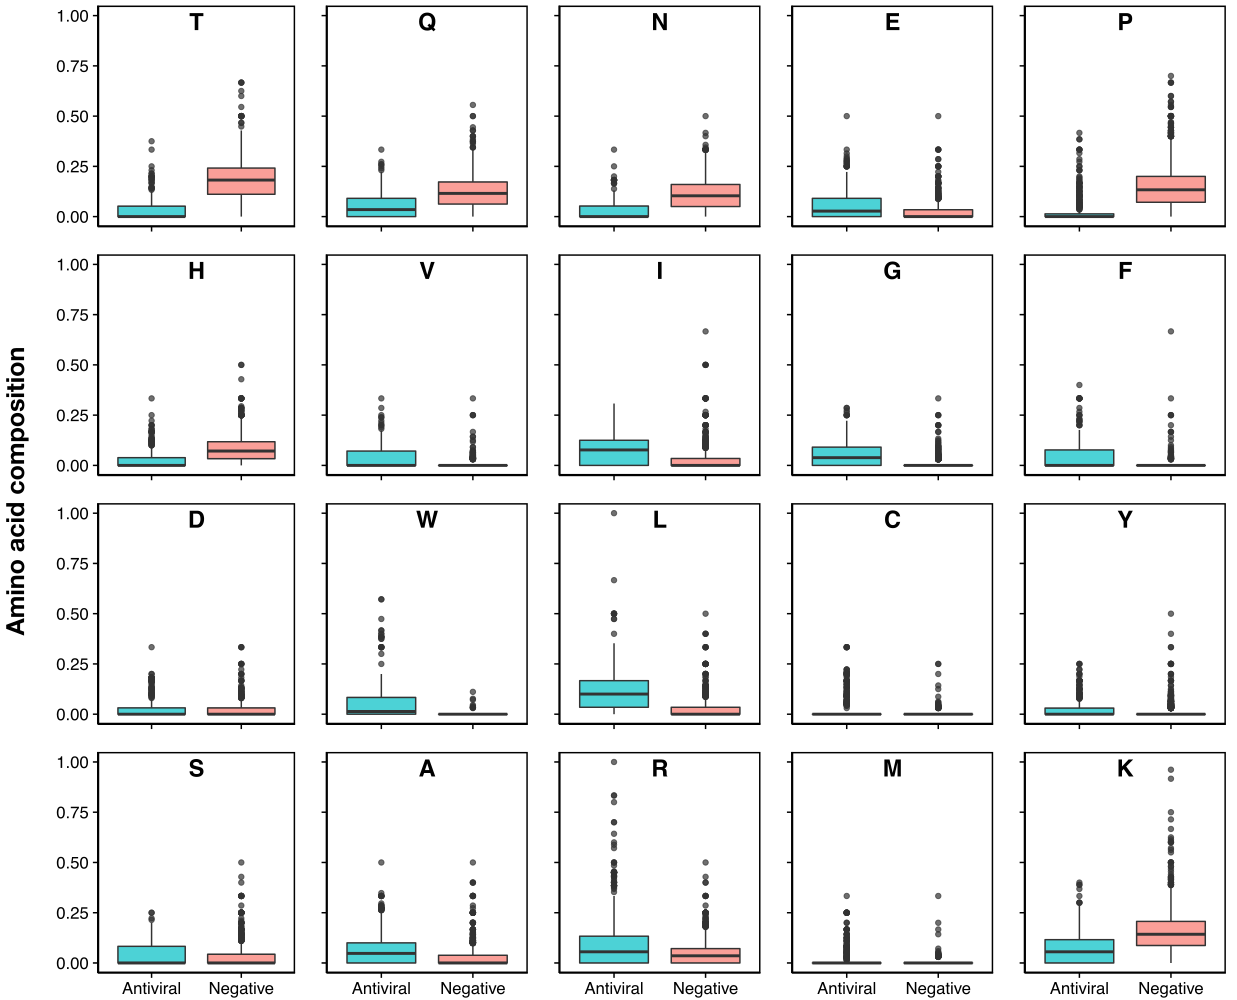

Generate this figure with R:
library(protr) 

### Load the data
cancer <- readFASTA("cancer.fasta")
fungus <- readFASTA("fungus.fasta")
bacteria <- readFASTA("bacteria.fasta")
virus <- readFASTA("virus.fasta")
negative <- protr::readFASTA("negative.fasta")

### Remove problematic peptide
cancer <- cancer[(sapply(cancer, protcheck))]
fungus <- fungus[(sapply(fungus, protcheck))]
bacteria <- bacteria[(sapply(bacteria, protcheck))]
virus <- virus[(sapply(virus, protcheck))]
negative <- negative[(sapply(negative, protcheck))]


### Calculate descriptors
cancer_des <- t(sapply(cancer, extractAAC))
fungus_des <- t(sapply(fungus, extractAAC))
bacteria_des <- t(sapply(bacteria, extractAAC))
virus_des <- t(sapply(virus, extractAAC))
negative_des <- t(sapply(negative, extractAAC))


cancer_des <- as.data.frame(cancer_des)
cancer_des$Label <- "Anticancer"
fungus_des <- as.data.frame(fungus_des)
fungus_des$Label <- "Antifungal"
bacteria_des <- as.data.frame(bacteria_des)
bacteria_des$Label <- "Antibacterial"
virus_des <- as.data.frame(virus_des)
virus_des$Label <- "Antiviral"
negative_des <- as.data.frame(negative_des)
negative_des$Label <- "Negative"


cancer <- rbind(cancer_des, negative_des)
cancer$Label <- as.factor(cancer$Label)
fungus <- rbind(fungus_des, negative_des)
fungus$Label <- as.factor(fungus$Label)
bacteria <- rbind(fungus_des, negative_des)
bacteria$Label <- as.factor(bacteria$Label)
virus <- rbind(virus_des, negative_des)
virus$Label <- as.factor(virus$Label)


### Making the box plots
library(ggplot2)

HDP_class <- "Antibacterial"

A <- ggplot(virus, aes(factor(Label), A)) +
  geom_boxplot(aes(fill = factor(Label)), alpha = 0.7) + scale_fill_manual(values=c("#00BFC4", "#F8766D")) +
  theme(legend.position = ("none"), plot.margin = unit(c(0, 0, -0.5, 0), "cm"),
        panel.border = element_rect(linetype = "solid", colour = "black", fill = NA, size = 1), axis.text.y=element_blank() ) +
  coord_cartesian(ylim = c(0, 1)) + labs(x = " ", y = " ") + annotate(geom = "text", x = 1.5, y = 0.97, fontface = "bold", size = 6, label = "A")

C <- ggplot(virus, aes(factor(Label), C)) +
  geom_boxplot(aes(fill = factor(Label)), alpha = 0.7) + scale_fill_manual(values=c("#00BFC4", "#F8766D")) +
  theme(legend.position = ("none"), plot.margin = unit(c(0, 0, -0.5, 0), "cm"),
        panel.border = element_rect(linetype = "solid", colour = "black", fill = NA, size = 1), axis.text.x=element_blank(), axis.text.y=element_blank() ) +
  coord_cartesian(ylim = c(0, 1)) + labs(x = " ", y = " ") + annotate(geom = "text", x = 1.5, y = 0.97, fontface = "bold", size = 6, label = "C")

D <- ggplot(virus, aes(factor(Label), D)) +
  geom_boxplot(aes(fill = factor(Label)), alpha = 0.7) + scale_fill_manual(values=c("#00BFC4", "#F8766D")) +
  theme(legend.position = ("none"), plot.margin = unit(c(0, 0, -0.5, 0), "cm"),
        panel.border = element_rect(linetype = "solid", colour = "black", fill = NA, size = 1), axis.text.x=element_blank() ) +
  coord_cartesian(ylim = c(0, 1)) + labs(x = " ", y = " ") + annotate(geom = "text", x = 1.5, y = 0.97, fontface = "bold", size = 6, label = "D")

E <- ggplot(virus, aes(factor(Label), E)) +
  geom_boxplot(aes(fill = factor(Label)), alpha = 0.7) + scale_fill_manual(values=c("#00BFC4", "#F8766D")) +
  theme(legend.position = ("none"), plot.margin = unit(c(0, 0, -0.5, 0), "cm"),
        panel.border = element_rect(linetype = "solid", colour = "black", fill = NA, size = 1), axis.text.x=element_blank(), axis.text.y=element_blank() ) +
  coord_cartesian(ylim = c(0, 1)) + labs(x = " ", y = " ") + annotate(geom = "text", x = 1.5, y = 0.97, fontface = "bold", size = 6, label = "E")

F <- ggplot(virus, aes(factor(Label), F)) +
  geom_boxplot(aes(fill = factor(Label)), alpha  = 0.7) + scale_fill_manual(values=c("#00BFC4", "#F8766D")) +
  theme(legend.position = ("none"), plot.margin = unit(c(0, 0, -0.5, 0), "cm"), 
        panel.border  = element_rect(linetype = "solid", colour = "black", fill = NA, size = 1), axis.text.x=element_blank(), axis.text.y=element_blank() ) +
  coord_cartesian(ylim = c(0, 1)) + labs(x = " ", y = " ") + annotate(geom = "text", x = 1.5, y = 0.97, fontface = "bold", size = 6, label = "F")

G <- ggplot(virus, aes(factor(Label), G)) +
  geom_boxplot(aes(fill = factor(Label)), alpha = 0.7) + scale_fill_manual(values=c("#00BFC4", "#F8766D")) +
  theme(legend.position = ("none"), plot.margin = unit(c(0, 0, -0.5, 0), "cm"),
        panel.border = element_rect(linetype = "solid", colour = "black", fill = NA, size = 1), axis.text.x=element_blank(), axis.text.y=element_blank() ) +
  coord_cartesian(ylim = c(0, 1)) + labs(x = " ", y = " ") + annotate(geom = "text", x = 1.5, y = 0.97, fontface = "bold", size = 6, label = "G")

H <- ggplot(virus, aes(factor(Label), H)) +
  geom_boxplot(aes(fill = factor(Label)), alpha = 0.7) + scale_fill_manual(values=c("#00BFC4", "#F8766D")) +
  theme(legend.position = ("none"), plot.margin = unit(c(0, 0, -0.5, 0), "cm"),
        panel.border = element_rect(linetype = "solid", colour = "black", fill = NA, size = 1), axis.text.x=element_blank() ) +
  coord_cartesian(ylim = c(0, 1)) + labs(x = " ", y = " ") + annotate(geom = "text", x = 1.5, y = 0.97, fontface = "bold", size = 6, label = "H")

I <- ggplot(virus, aes(factor(Label), I)) +
  geom_boxplot(aes(fill = factor(Label)), alpha = 0.7) + scale_fill_manual(values=c("#00BFC4", "#F8766D")) +
  theme(legend.position = ("none"), plot.margin = unit(c(0, 0, -0.5, 0), "cm"),
        panel.border = element_rect(linetype = "solid", colour = "black", fill = NA, size = 1), axis.text.x=element_blank(), axis.text.y=element_blank() ) +
  coord_cartesian(ylim= c(0, 1)) + labs(x = " ", y = " ") + annotate(geom = "text", x = 1.5, y = 0.97, fontface = "bold", size = 6, label = "I")

K <- ggplot(virus, aes(factor(Label), K)) +
  geom_boxplot(aes(fill = factor(Label)), alpha = 0.7) + scale_fill_manual(values=c("#00BFC4", "#F8766D")) +
  theme(legend.position = ("none"), plot.margin = unit(c(0, 0, -0.5, 0), "cm"),
        panel.border = element_rect(linetype = "solid", colour = "black", fill = NA, size = 1), axis.text.y=element_blank() ) +
  coord_cartesian(ylim = c(0, 1)) + labs(x = " ", y = " ") + annotate(geom = "text", x = 1.5, y = 0.97, fontface = "bold", size = 6, label = "K")

L <- ggplot(virus, aes(factor(Label), L)) +
  geom_boxplot(aes(fill = factor(Label)), alpha = 0.7) + scale_fill_manual(values=c("#00BFC4", "#F8766D")) +
  theme(legend.position = ("none"), plot.margin = unit(c(0, 0, -0.5, 0), "cm"),
        panel.border = element_rect(linetype = "solid", colour = "black", fill = NA, size = 1), axis.text.x=element_blank(), axis.text.y=element_blank() ) +
  coord_cartesian(ylim = c(0, 1)) + labs(x = " ", y = " ") + annotate(geom = "text", x = 1.5, y = 0.97, fontface = "bold", size = 6, label = "L")

M <- ggplot(virus, aes(factor(Label), M)) +
  geom_boxplot(aes(fill = factor(Label)), alpha = 0.7) + scale_fill_manual(values=c("#00BFC4", "#F8766D")) +
  theme(legend.position = ("none"), plot.margin = unit(c(0, 0, -0.5, 0), "cm"),
        panel.border = element_rect(linetype = "solid", colour = "black", fill = NA, size = 1), axis.text.y=element_blank() ) +
  coord_cartesian(ylim = c(0, 1)) + labs(x = " ", y = " ") + annotate(geom = "text", x = 1.5, y = 0.97, fontface = "bold", size = 6, label = "M")

N <- ggplot(virus, aes(factor(Label), N)) +
  geom_boxplot(aes(fill = factor(Label)), alpha = 0.7) + scale_fill_manual(values=c("#00BFC4", "#F8766D")) +
  theme(legend.position = ("none"), plot.margin = unit(c(0, 0, -0.5, 0), "cm"),
        panel.border = element_rect(linetype = "solid", colour = "black", fill = NA, size = 1), axis.text.x=element_blank(), axis.text.y=element_blank() ) +
  coord_cartesian(ylim = c(0, 1)) + labs(x = " ", y = " ") + annotate(geom = "text", x = 1.5, y = 0.97, fontface = "bold", size = 6, label = "N")

P <- ggplot(virus, aes(factor(Label), P)) +
  geom_boxplot(aes(fill = factor(Label)), alpha = 0.7) + scale_fill_manual(values=c("#00BFC4", "#F8766D")) +
  theme(legend.position = ("none"), plot.margin = unit(c(0, 0, -0.5, 0), "cm"),
        panel.border = element_rect(linetype = "solid", colour = "black", fill = NA, size = 1), axis.text.x=element_blank(), axis.text.y=element_blank() ) +
  coord_cartesian(ylim = c(0, 1)) + labs(x = " ", y = " ") + annotate(geom = "text", x = 1.5, y = 0.97, fontface = "bold", size = 6, label = "P")

Q <- ggplot(virus, aes(factor(Label), Q)) +
  geom_boxplot(aes(fill = factor(Label)), alpha = 0.7) + scale_fill_manual(values=c("#00BFC4", "#F8766D")) +
  theme(legend.position = ("none"), plot.margin = unit(c(0, 0, -0.5, 0), "cm"),
        panel.border = element_rect(linetype = "solid", colour = "black", fill = NA, size = 1), axis.text.x=element_blank(), axis.text.y=element_blank() ) +
  coord_cartesian(ylim = c(0, 1)) + labs(x = " ", y = " ") + annotate(geom = "text", x = 1.5, y = 0.97, fontface = "bold", size = 6, label = "Q")

R <- ggplot(virus, aes(factor(Label), R)) +
  geom_boxplot(aes(fill = factor(Label)), alpha = 0.7) + scale_fill_manual(values=c("#00BFC4", "#F8766D")) +
  theme(legend.position = ("none"), plot.margin = unit(c(0, 0, -0.5, 0), "cm"),
        panel.border = element_rect(linetype = "solid", colour = "black", fill = NA, size = 1), axis.text.y=element_blank() ) +
  coord_cartesian(ylim = c(0, 1)) + labs(x = " ", y = " ") + annotate(geom = "text", x = 1.5, y = 0.97, fontface = "bold", size = 6, label = "R")

S <- ggplot(virus, aes(factor(Label), S)) +
  geom_boxplot(aes(fill = factor(Label)), alpha = 0.7) + scale_fill_manual(values=c("#00BFC4", "#F8766D")) +
  theme(legend.position = ("none"), plot.margin = unit(c(0, 0, -0.5, 0), "cm"),
        panel.border = element_rect(linetype = "solid", colour = "black", fill = NA, size = 1) ) +
  coord_cartesian(ylim = c(0, 1)) + labs(x = " ", y = " ") + annotate(geom = "text", x = 1.5, y = 0.97, fontface = "bold", size = 6, label = "S")

T <- ggplot(virus, aes(factor(Label), T)) +
  geom_boxplot(aes(fill = factor(Label)), alpha = 0.7) + scale_fill_manual(values=c("#00BFC4", "#F8766D")) +
  theme(legend.position = ("none"), plot.margin = unit(c(0, 0, -0.5, 0), "cm"),
        panel.border = element_rect(linetype = "solid", colour = "black", fill = NA, size = 1), axis.text.x=element_blank() ) +
  coord_cartesian(ylim = c(0, 1)) + labs(x = " ", y = " ") + annotate(geom = "text", x = 1.5, y = 0.97, fontface = "bold", size = 6, label = "T")

V <- ggplot(virus, aes(factor(Label), V)) +
  geom_boxplot(aes(fill = factor(Label)), alpha = 0.7) + scale_fill_manual(values=c("#00BFC4", "#F8766D")) +
  theme(legend.position = ("none"), plot.margin = unit(c(0, 0, -0.5, 0), "cm"),
        panel.border = element_rect(linetype = "solid", colour = "black", fill = NA, size = 1), axis.text.x=element_blank(), axis.text.y=element_blank() ) +
  coord_cartesian(ylim = c(0, 1)) + labs(x = " ", y = " ") + annotate(geom = "text", x = 1.5, y = 0.97, fontface = "bold", size = 6, label = "V")

W <- ggplot(virus, aes(factor(Label), W)) +
  geom_boxplot(aes(fill = factor(Label)), alpha = 0.7) + scale_fill_manual(values=c("#00BFC4", "#F8766D")) +
  theme(legend.position = ("none"), plot.margin = unit(c(0, 0, -0.5, 0), "cm"),
        panel.border = element_rect(linetype = "solid", colour = "black", fill = NA, size = 1), axis.text.x=element_blank(), axis.text.y=element_blank() ) +
  coord_cartesian(ylim = c(0, 1)) + labs(x = " ", y = " ") + annotate(geom = "text", x = 1.5, y = 0.97, fontface = "bold", size = 6, label = "W")

Y <- ggplot(virus, aes(factor(Label), Y)) +
  geom_boxplot(aes(fill = factor(Label)), alpha = 0.7) + scale_fill_manual(values=c("#00BFC4", "#F8766D")) +
  theme(legend.position = ("none"), plot.margin = unit(c(0, 0, -0.5, 0), "cm"),
        panel.border = element_rect(linetype = "solid", colour = "black", fill = NA, size = 1), axis.text.x=element_blank(), axis.text.y=element_blank() ) +
  coord_cartesian(ylim = c(0, 1)) + labs(x = " ", y = " ") + annotate(geom = "text", x = 1.5, y = 0.97, fontface = "bold", size = 6, label = "Y")


### Fusing the plots

### Antibacterial T, Q, N, E, P, H, V, I, G, F, D, W, L, C, Y, S, A, R, M, K
### Anticancer    F, G, W, P, V, T, C, L, Y, K, Q, S, R, N, M, I, H, E, D, A
### Antifungal    T, L, P, C, N, Q, V, F, G, W, H, K, R, E, A, D, Y, S, M, I
### Antivirus     W, T, F, V, R, M, C, Y, K, L, I, G, P, S, A, Q, N, H, E, D

library(cowplot)

antibacterial_plot <- plot_grid(T, Q, N, E, P, H, V, I, G, F, D, W, L, C, Y, S, A, R, M, K,
          align = 'h',
          rel_widths = c(1.14, 1, 1, 1, 1, 1.14, 1, 1, 1, 1, 1.14, 1, 1, 1, 1, 1.14, 1, 1, 1, 1),
          ncol = 5)

save_plot("Fig-antibacterial-features.pdf", antibacterial_plot, 
          base_height=10, base_width=12)
